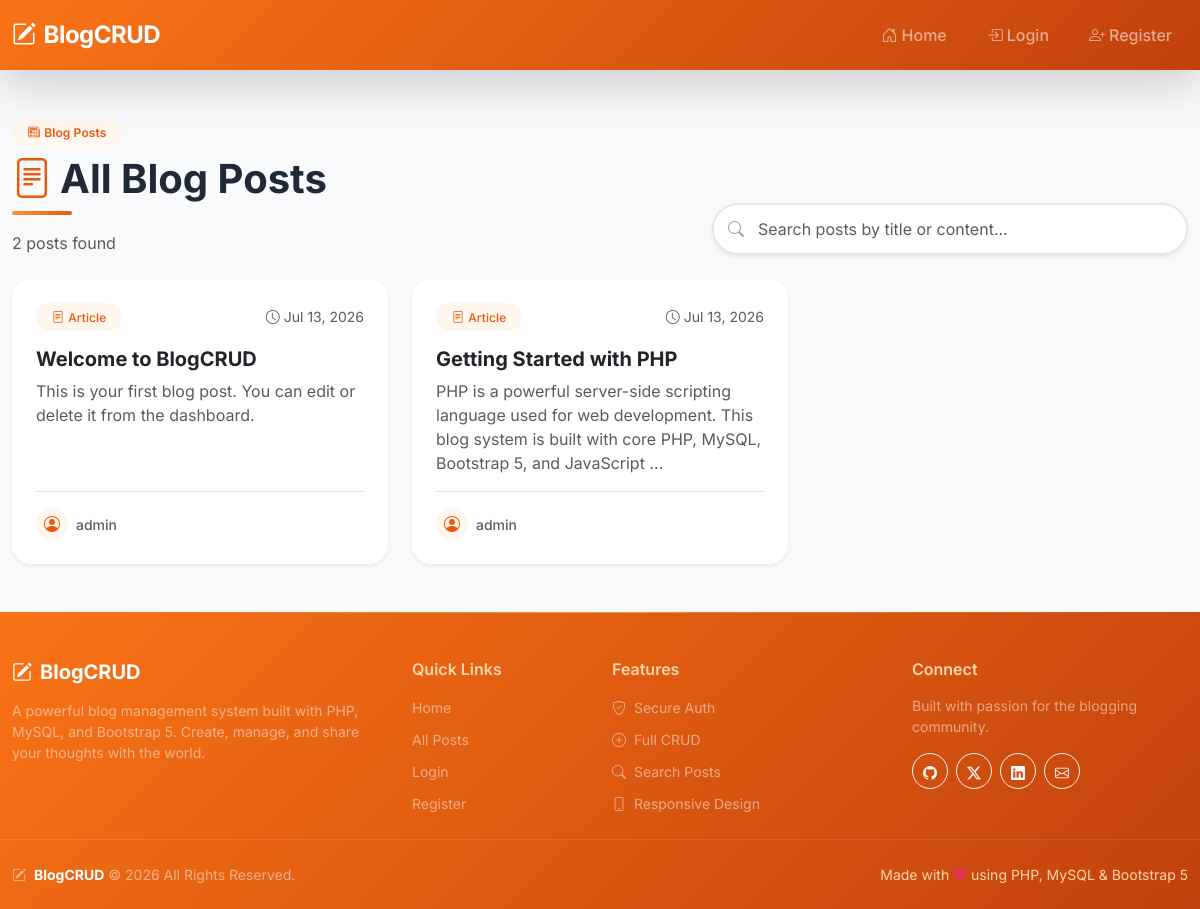
The app's page /posts/view.php with its own data.
### tables this page shows
CREATE TABLE IF NOT EXISTS `posts` (
    `id` INT AUTO_INCREMENT PRIMARY KEY,
    `title` VARCHAR(255) NOT NULL,
    `content` TEXT NOT NULL,
    `user_id` INT NOT NULL,
    `created_at` TIMESTAMP DEFAULT CURRENT_TIMESTAMP,
    FOREIGN KEY (`user_id`) REFERENCES `users`(`id`) ON DELETE CASCADE
);

CREATE TABLE IF NOT EXISTS `users` (
    `id` INT AUTO_INCREMENT PRIMARY KEY,
    `username` VARCHAR(100) NOT NULL UNIQUE,
    `email` VARCHAR(255) NOT NULL UNIQUE,
    `password` VARCHAR(255) NOT NULL,
    `role` ENUM('admin', 'editor') NOT NULL DEFAULT 'editor',
    `created_at` TIMESTAMP DEFAULT CURRENT_TIMESTAMP
);

### posts/view.php (the view, shortened to what this page needs)
<?php
require_once '../config/db.php';
        ?>
        <?php
$limit = 5;
$page = isset($_GET['page']) ? max(1, (int)$_GET['page']) : 1;
$offset = ($page - 1) * $limit;
$search = isset($_GET['search']) ? sanitize_search($_GET['search']) : '';
if (!empty($search)) {
    $searchTerm = "%{$search}%";
    $countStmt = $pdo->prepare("SELECT COUNT(*) FROM posts p
                                JOIN users u ON p.user_id = u.id
                                WHERE p.title LIKE :title OR p.content LIKE :content");
    $countStmt->execute([':title' => $searchTerm, ':content' => $searchTerm]);
    $totalPosts = (int)$countStmt->fetchColumn();
    $stmt = $pdo->prepare("SELECT p.*, u.username FROM posts p
                           JOIN users u ON p.user_id = u.id
                           WHERE p.title LIKE :title OR p.content LIKE :content
                           ORDER BY p.created_at DESC
                           LIMIT :limit OFFSET :offset");
    $stmt->bindValue(':title', $searchTerm, PDO::PARAM_STR);
    $stmt->bindValue(':content', $searchTerm, PDO::PARAM_STR);
    $stmt->bindValue(':limit', $limit, PDO::PARAM_INT);
    $stmt->bindValue(':offset', $offset, PDO::PARAM_INT);
    $stmt->execute();
} else {
    $totalStmt = $pdo->query("SELECT COUNT(*) FROM posts");
    $totalPosts = (int)$totalStmt->fetchColumn();
    $stmt = $pdo->prepare("SELECT p.*, u.username FROM posts p
                           JOIN users u ON p.user_id = u.id
                           ORDER BY p.created_at DESC
                           LIMIT :limit OFFSET :offset");
    $stmt->bindValue(':limit', $limit, PDO::PARAM_INT);
    $stmt->bindValue(':offset', $offset, PDO::PARAM_INT);
    $stmt->execute();
}
$posts = $stmt->fetchAll();
include '../includes/header.php';
include '../includes/navbar.php';
?>
<div class="container py-5">
    <div class="row mb-4 align-items-end">
        <div class="col-md-7 mb-3 mb-md-0">
            <span class="badge bg-sunset-soft text-sunset px-3 py-2 rounded-pill mb-2 fw-semibold">
                <i class="bi bi-newspaper me-1"></i>Blog Posts
            </span>
            <h3 class="fw-bold mb-1 display-6">
                <i class="bi bi-file-text me-2 text-sunset"></i>All Blog Posts
            </h3>
            <div class="page-header-divider"></div>
            <p class="text-muted mb-0">
                <?php echo $totalPosts; ?> post<?php echo $totalPosts !== 1 ? 's' : ''; ?> found
            </p>
        </div>
        <div class="col-md-5">
            <form action="/posts/view.php" method="GET" class="search-bar">
                <input type="text" class="form-control form-control-lg shadow-sm" name="search"
                       placeholder="Search posts by title or content..."
                       value="<?php echo htmlspecialchars($search); ?>">
            </form>
        </div>
    </div>
    <?php if (count($posts) > 0): ?>
        <div class="row g-4">
            <?php foreach ($posts as $index => $post): ?>
                <div class="col-md-6 col-lg-4 stagger-<?php echo min($index + 1, 6); ?> animate-fade-in-up">
                    <div class="card post-card h-100 border-0 shadow-sm rounded-5">
                        <div class="card-body p-4 d-flex flex-column">
                            <div class="d-flex justify-content-between align-items-center mb-3">
                                <span class="badge bg-sunset-soft text-sunset px-3 py-2 rounded-pill">
                                    <i class="bi bi-file-text me-1"></i>Article
                                </span>
                                <small class="text-muted d-flex align-items-center gap-1">
                                    <i class="bi bi-clock"></i>
                                    <?php echo date('M d, Y', strtotime($post['created_at'])); ?>
                                </small>
                            </div>
                            <h5 class="card-title fw-bold mb-2 truncate-2">
                                <?php echo htmlspecialchars($post['title']); ?>
                            </h5>
                            <p class="card-text text-muted flex-grow-1">
                                <?php echo htmlspecialchars(substr($post['content'], 0, 150)); ?>
                                <?php if (strlen($post['content']) > 150): ?>...<?php endif; ?>
                            </p>
                            <div class="d-flex justify-content-between align-items-center pt-3 border-top">
                                <div class="d-flex align-items-center gap-2">
                                    <div class="rounded-circle bg-sunset-soft d-flex align-items-center justify-content-center"
                                         style="width: 32px; height: 32px;">
                                        <i class="bi bi-person-circle text-sunset"></i>
                                    </div>
                                    <small class="text-muted fw-medium">
                                        <?php echo htmlspecialchars($post['username']); ?>
                                    </small>
                                </div>
                            </div>
                        </div>
                    </div>
                </div>
            <?php endforeach; ?>
        </div>
    <?php endif; ?>
</div>
<?php include '../includes/footer.php'; ?>

### assets/css/style.css (style rules this page uses)
:root { --orange-50: #fff7ed; --orange-100: #ffedd5; --orange-200: #fed7aa; --orange-300: #fdba74; --orange-400: #fb923c; --orange-500: #f97316; --orange-600: #ea580c; --orange-700: #c2410c; --orange-800: #9a3412; --orange-900: #7c2d12; --amber-50: #fffbeb; --amber-100: #fef3c7; --amber-200: #fde68a; --amber-300: #fcd34d; --amber-400: #fbbf24; --amber-500: #f59e0b; --amber-600: #d97706; --gray-50: #f9fafb; --gray-100: #f3f4f6; --gray-200: #e5e7eb; --gray-300: #d1d5db; --gray-400: #9ca3af; --gray-500: #6b7280; --gray-600: #4b5563; --gray-700: #374151; --gray-800: #1f2937; --gray-900: #111827; --transition-fast: all 0.2s ease; --transition-base: all 0.3s ease; --transition-slow: all 0.5s ease; --shadow-xs: 0 1px 2px rgba(0, 0, 0, 0.05); --shadow-sm: 0 1px 3px rgba(0, 0, 0, 0.06), 0 1px 2px rgba(0, 0, 0, 0.04); --shadow-md: 0 4px 6px -1px rgba(0, 0, 0, 0.07), 0 2px 4px -1px rgba(0, 0, 0, 0.04); --shadow-lg: 0 10px 15px -3px rgba(0, 0, 0, 0.08), 0 4px 6px -2px rgba(0, 0, 0, 0.04); --shadow-xl: 0 20px 25px -5px rgba(0, 0, 0, 0.08), 0 10px 10px -5px rgba(0, 0, 0, 0.03); --shadow-2xl: 0 25px 50px -12px rgba(0, 0, 0, 0.15); --shadow-sunset: 0 4px 14px rgba(249, 115, 22, 0.35); --shadow-sunset-lg: 0 8px 25px rgba(249, 115, 22, 0.4); --radius-sm: 0.375rem; --radius-md: 0.5rem; --radius-lg: 0.75rem; --radius-xl: 1rem; --radius-2xl: 1.25rem; --radius-full: 9999px; }
* { margin: 0; padding: 0; box-sizing: border-box; }
html { scroll-behavior: smooth; }
body { font-family: 'Inter', system-ui, -apple-system, 'Segoe UI', Roboto, 'Helvetica Neue', Arial, sans-serif; background-color: var(--gray-50); color: var(--gray-800); min-height: 100vh; display: flex; flex-direction: column; -webkit-font-smoothing: antialiased; -moz-osx-font-smoothing: grayscale; }
.container { max-width: 1200px; }
.animate-fade-in-up { animation: fadeInUp 0.6s ease-out forwards; }
.stagger-1 { animation-delay: 0.1s; }
.stagger-2 { animation-delay: 0.2s; }
.bg-sunset-soft { background-color: var(--orange-50) !important; }
.text-sunset { color: var(--orange-600) !important; }
.card { transition: var(--transition-base); animation: fadeInUp 0.5s ease-out; }
.post-card { transition: var(--transition-base); position: relative; overflow: hidden; cursor: pointer; }
.post-card::before { content: ''; position: absolute; top: 0; left: 0; width: 100%; height: 4px; background: linear-gradient(90deg, var(--orange-400), var(--orange-600), var(--amber-500)); background-size: 200% 100%; transform: scaleX(0); transform-origin: left; transition: transform 0.4s ease; }
.post-card .card-title { transition: var(--transition-base); }
.form-control { border: 2px solid var(--gray-200); transition: var(--transition-base); font-size: 0.95rem; }
.form-control-lg { font-size: 1rem; padding: 0.75rem 1rem; }
.badge { font-weight: 500; font-size: 0.75rem; letter-spacing: 0.01em; }
.search-bar { position: relative; }
.search-bar .form-control { padding-left: 2.75rem; border-radius: var(--radius-full); border: 2px solid var(--gray-200); background: white; transition: var(--transition-base); }
.rounded-5 { border-radius: var(--radius-2xl) !important; }
.truncate-2 { display: -webkit-box; -webkit-line-clamp: 2; -webkit-box-orient: vertical; overflow: hidden; }
.page-header-divider { width: 60px; height: 4px; background: linear-gradient(90deg, var(--orange-400), var(--orange-600)); border-radius: 2px; margin: 0.5rem 0 1rem; }

### records on screen
posts: created_at "Jul 13, 2026", title "Welcome to BlogCRUD", content "This is your first blog post. You can edit or delete it from the dashboard.", user.username "admin"
posts: created_at "Jul 13, 2026", title "Getting Started with PHP", content "PHP is a powerful server-side scripting language used for web development. This blog system is built with core PHP, MySQL, Bootstrap 5, and JavaScript", user.username "admin"

### other values on screen
$totalPosts "2"
